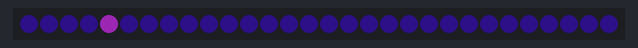
The program below on a simulated CircuitPython board. Shown: 30 RGB LEDs in strip order, left to right. Dim RGB values are drawn brighter than linear; random numbers come from a fixed seed.

Above: at 0.15 s.
At 5.32 s:
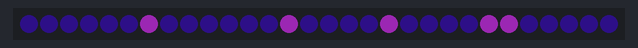
At 9.88 s:
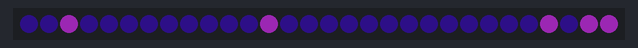
At 19.91 s:
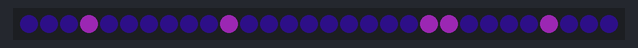
At 29.63 s:
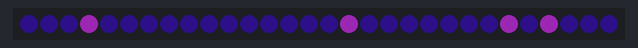
At 39.66 s:
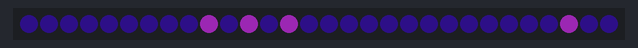

The program:

sparkle.py
```python
import board
from neopixel import NeoPixel
import time
import random

np = NeoPixel(board.D2, 30, auto_write = False, brightness = 0.3)

def sparkle(background, foreground, t, num):
    np.fill(background)
    for i in range(num):
        np[random.randint(0, np.n - 1)] = foreground
        np.show()
        time.sleep(t)


while True:
    sparkle((10, 5, 32), (175, 45, 200), 0.005, 5)
```
